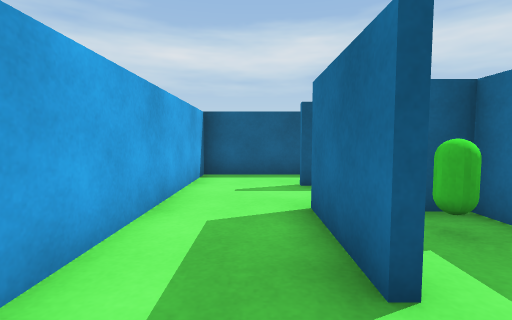
[1] (above)

13 first-person views from a walk through a scene from a Unity 3-D project. The camera is 0.49 m above the floor, tilts 4° down and sees 85° across. The floor is counted in squares, 0.5 m on a side. Each view is taken from the middle of a square. On the plan, view 1 faces up. The plan holds only what a view shows up to about 11 squares ahead; the rest is blank. The player character is not drawn.

[2]
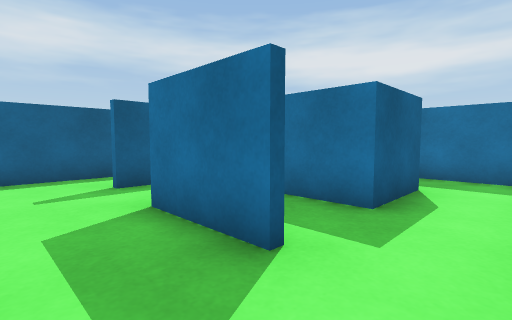

[3]
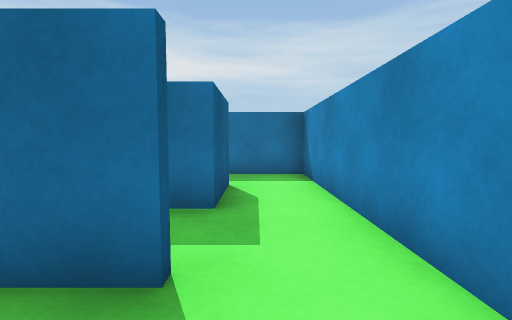

[4]
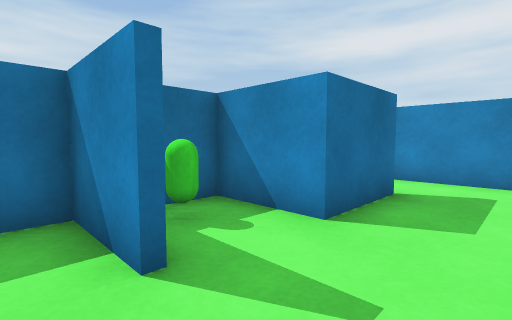

[5]
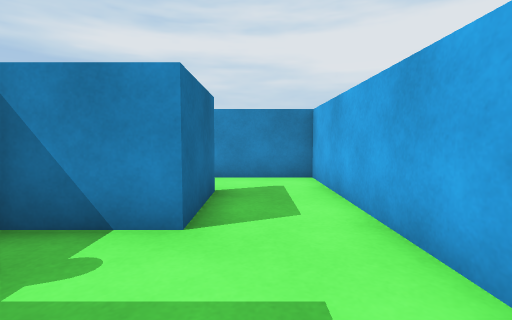

[6]
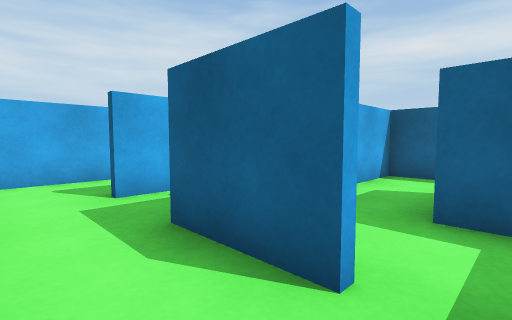

[7]
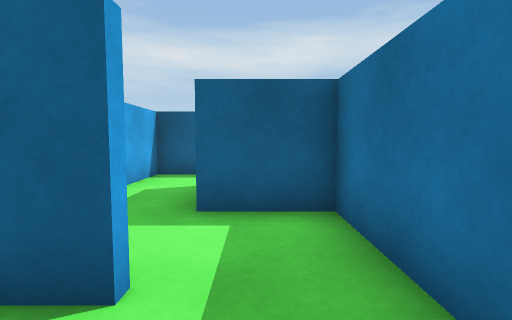

[8]
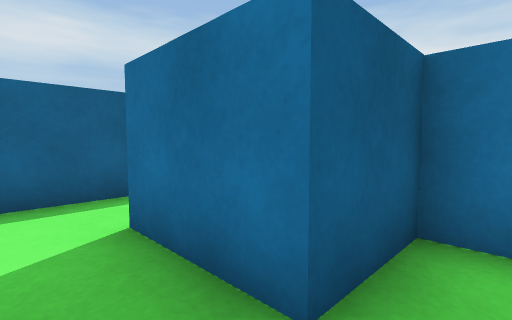

[9]
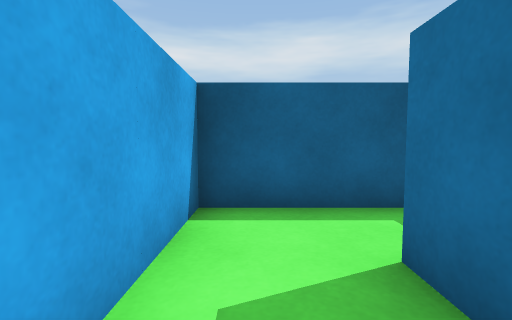

[10]
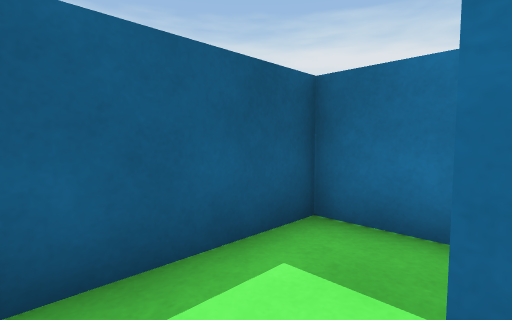

[11]
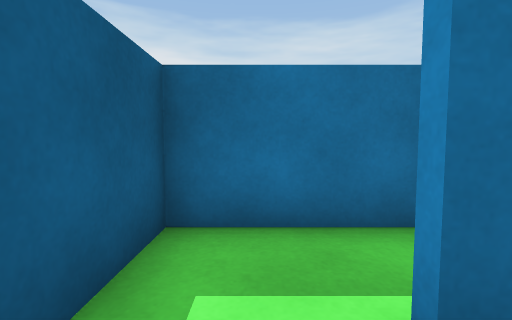

[12]
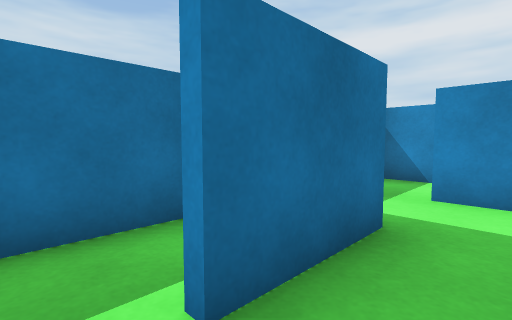

[13]
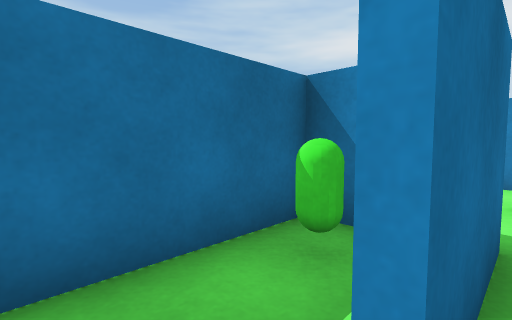

### Floor plan
Points are (right, up) in squares from view 1. A wall is a line through its corners. A room is listed if a view was taken in it or the views show most of it. See-through windows are left out.
Room 1 (views 1, 2, 3)
walls: (0.8, 1.6) (0.8, 4) (3, 4); (-1.5, 5.5) (-1.5, -0.4) (1.4, -0.4); (1.8, 6) (0.9, 6)
ways out: opening at (-0.5, 6) to room 2; opening at (1, 0.5) to room 3
objects: green capsule (2, 5)
Room 2 (views 4, 5)
walls: (0.9, 6.2) (3, 6.2) (3, 6.9); (1.6, 8) (-1.5, 8) (-1.5, 5.5)
ways out: opening at (-0.5, 6) to room 1
Room 3 (views 6, 7)
walls: (5.2, 1.6) (3, 1.6) (3, 5); (1.4, -0.4) (7.1, -0.4) (7.1, 2.6); (3, 3.8) (2.2, 3.8); (1, 2.8) (1, 1.6)
ways out: opening at (1, 0.5) to room 1; opening at (6, 2) to room 6
objects: green capsule (2, 3)
Room 4 (views 8, 9, 10, 11, 12, 13)
walls: (5.2, 3.8) (5.2, 6.2); (4.1, 1.8) (5.2, 1.8); (5.4, 8) (3.2, 8) (3.2, 4.9)
ways out: opening at (5, 7) to room 5; opening at (5, 3) to room 6
Room 5 (no view inside)
walls: (7.1, 4) (7.1, 8) (5.4, 8)
ways out: opening at (5, 7) to room 4
objects: green capsule (6, 5)
Room 6 (no view inside)
walls: (7.1, 2.6) (7.1, 3.8) (5.2, 3.8)
ways out: opening at (6, 2) to room 3; opening at (5, 3) to room 4

Where each view was taken, in squares from view 1:
view 1: 0 up, 0 right, facing up
view 2: 0 up, 1 left, facing up-right
view 3: 1 up, 1 left, facing right
view 4: 7 up, 1 left, facing down-right
view 5: 7 up, 0 right, facing down
view 6: 0 up, 6 right, facing up-left
view 7: 0 up, 6 right, facing up
view 8: 3 up, 4 right, facing up-right
view 9: 4 up, 4 right, facing up
view 10: 6 up, 4 right, facing up-right
view 11: 7 up, 4 right, facing right
view 12: 7 up, 4 right, facing down-right
view 13: 7 up, 5 right, facing down-right
